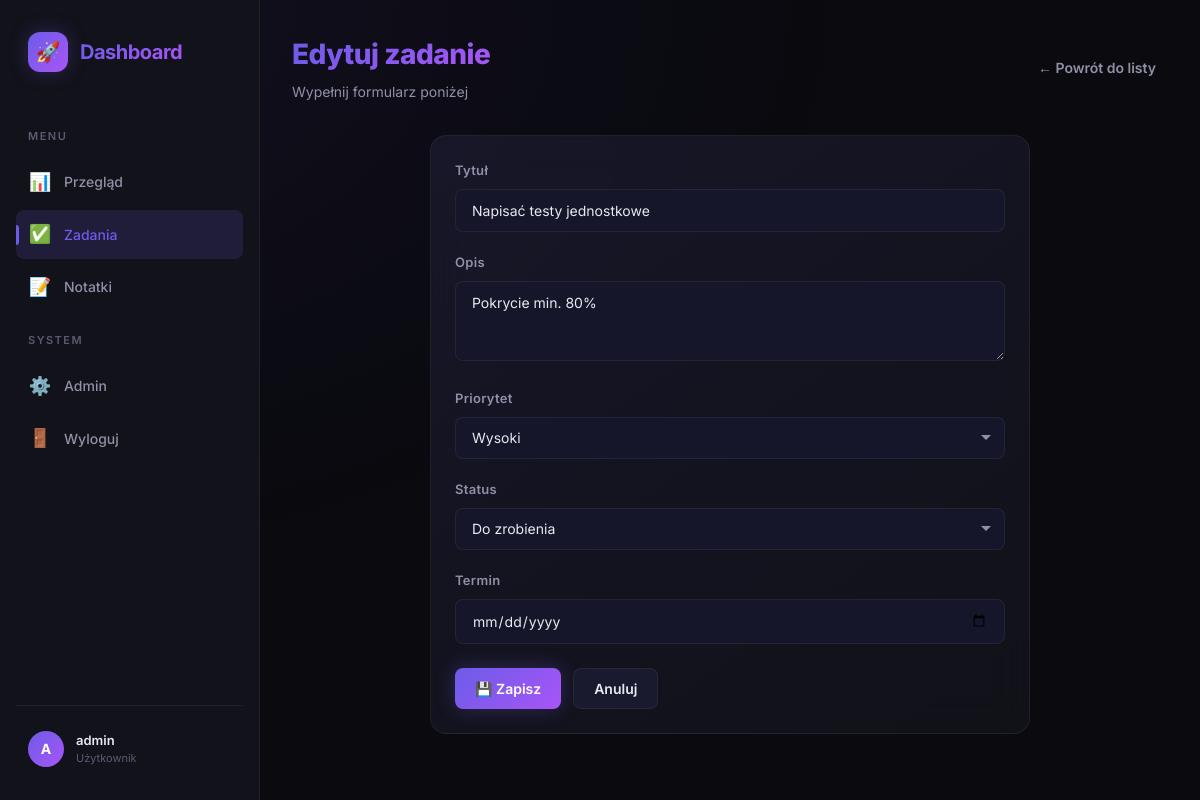
Page /tasks/2/edit/ (signed in) on the committed database.
### dashboard/models.py (models this page shows, shortened)
class Task(models.Model):
    PRIORITY_CHOICES = [
        ('low', 'Niski'),
        ('medium', 'Średni'),
        ('high', 'Wysoki'),
    ]
    STATUS_CHOICES = [
        ('todo', 'Do zrobienia'),
        ('in_progress', 'W trakcie'),
        ('done', 'Zrobione'),
    ]
    user = models.ForeignKey(User, on_delete=models.CASCADE, related_name='tasks')
    title = models.CharField(max_length=200, verbose_name='Tytuł')
    description = models.TextField(blank=True, verbose_name='Opis')
    priority = models.CharField(max_length=10, choices=PRIORITY_CHOICES, default='medium', verbose_name='Priorytet')
    status = models.CharField(max_length=20, choices=STATUS_CHOICES, default='todo', verbose_name='Status')
    due_date = models.DateField(null=True, blank=True, verbose_name='Termin')
    created_at = models.DateTimeField(auto_now_add=True)
    updated_at = models.DateTimeField(auto_now=True)
    class Meta:
        ordering = ['-created_at']
        verbose_name = 'Zadanie'
        verbose_name_plural = 'Zadania'

### dashboard/views.py (the view)
# urls.py: path('tasks/<int:pk>/edit/', views.task_edit, name='task_edit'),
@login_required
def task_edit(request, pk):
    task = get_object_or_404(Task, pk=pk, user=request.user)
    if request.method == 'POST':
        form = TaskForm(request.POST, instance=task)
        if form.is_valid():
            form.save()
            messages.success(request, 'Zadanie zaktualizowane!')
            return redirect('task_list')
    else:
        form = TaskForm(instance=task)
    return render(request, 'dashboard/task_form.html', {'form': form, 'title': 'Edytuj zadanie'})

### dashboard/forms.py
class TaskForm(forms.ModelForm):
    class Meta:
        model = Task
        fields = ['title', 'description', 'priority', 'status', 'due_date']
        widgets = {
            'title': forms.TextInput(attrs={
                'class': 'form-input',
                'placeholder': 'Nazwa zadania...',
                'id': 'task-title-input',
            }),
            'description': forms.Textarea(attrs={
                'class': 'form-input form-textarea',
                'placeholder': 'Opis zadania (opcjonalnie)...',
                'rows': 3,
                'id': 'task-description-input',
            }),
            'priority': forms.Select(attrs={
                'class': 'form-input form-select',
                'id': 'task-priority-select',
            }),
            'status': forms.Select(attrs={
                'class': 'form-input form-select',
                'id': 'task-status-select',
            }),
            'due_date': forms.DateInput(attrs={
                'class': 'form-input',
                'type': 'date',
                'id': 'task-due-date-input',
            }),
        }

### templates/dashboard/task_form.html (shortened to what this page needs)
{% extends 'dashboard/base.html' %}
{% block content %}
<div class="fade-in">
    <div class="page-header">
        <div>
            <h1 class="page-title"><span>{{ title }}</span></h1>
            <p class="page-subtitle">Wypełnij formularz poniżej</p>
        </div>
        <a href="{% url 'task_list' %}" class="btn btn-ghost" id="btn-back-to-tasks">← Powrót do listy</a>
    </div>
    <div class="card form-card">
        <form method="post" id="task-form">
            {% for field in form %}
            <div class="form-group">
                <label for="{{ field.id_for_label }}" class="form-label">{{ field.label }}</label>
                {{ field }}
            </div>
            {% endfor %}
            <div class="form-actions">
                <button type="submit" class="btn btn-primary" id="btn-submit-task">💾 Zapisz</button>
                <a href="{% url 'task_list' %}" class="btn btn-secondary">Anuluj</a>
            </div>
        </form>
    </div>
</div>
{% endblock %}

### templates/dashboard/base.html (shortened to what this page needs)
{% load static %}
<!DOCTYPE html>
<html lang="pl">
<head>
    <link rel="stylesheet" href="{% static 'css/style.css' %}">
</head>
<body>
    <div class="app-layout">
        <aside class="sidebar" id="sidebar">
            <div class="sidebar-logo">
                <div class="sidebar-logo-icon">🚀</div>
                <div class="sidebar-logo-text">Dashboard</div>
            </div>
            <nav class="sidebar-nav">
                <div class="nav-section-label">Menu</div>
                <a href="{% url 'dashboard' %}" class="nav-link {% if request.resolver_match.url_name == 'dashboard' %}active{% endif %}" id="nav-dashboard">
                    <span class="nav-link-icon">📊</span>
                    <span>Przegląd</span>
                </a>
                <a href="{% url 'task_list' %}" class="nav-link {% if 'task' in request.resolver_match.url_name %}active{% endif %}" id="nav-tasks">
                    <span class="nav-link-icon">✅</span>
                    <span>Zadania</span>
                </a>
                <a href="{% url 'note_list' %}" class="nav-link {% if 'note' in request.resolver_match.url_name %}active{% endif %}" id="nav-notes">
                    <span class="nav-link-icon">📝</span>
                    <span>Notatki</span>
                </a>
                <div class="nav-section-label">System</div>
                <a href="{% url 'admin:index' %}" class="nav-link" id="nav-admin">
                    <span class="nav-link-icon">⚙️</span>
                    <span>Admin</span>
                </a>
                <a href="{% url 'logout' %}" class="nav-link" id="nav-logout">
                    <span class="nav-link-icon">🚪</span>
                    <span>Wyloguj</span>
                </a>
            </nav>
            <div class="sidebar-footer">
                <div class="sidebar-user">
                    <div class="sidebar-user-avatar">
                        {{ request.user.username|first|upper }}
                    </div>
                    <div class="sidebar-user-info">
                        <div class="sidebar-user-name">{{ request.user.username }}</div>
                        <div class="sidebar-user-role">Użytkownik</div>
                    </div>
                </div>
            </div>
        </aside>
        <main class="main-content">
            {% block content %}{% endblock %}
        </main>
    </div>
</body>
</html>

### rows in the picture
Task: form "Napisać testy jednostkowe" "Pokrycie min. 80%" "Wysoki" "Do zrobienia"

### other values in the picture
{{ request.user.username|first|upper }} "A"
{{ request.user.username }} "admin"
{{ title }} "Edytuj zadanie"
{{ field.label }} "Tytuł" "Opis" "Priorytet" "Status" "Termin"
